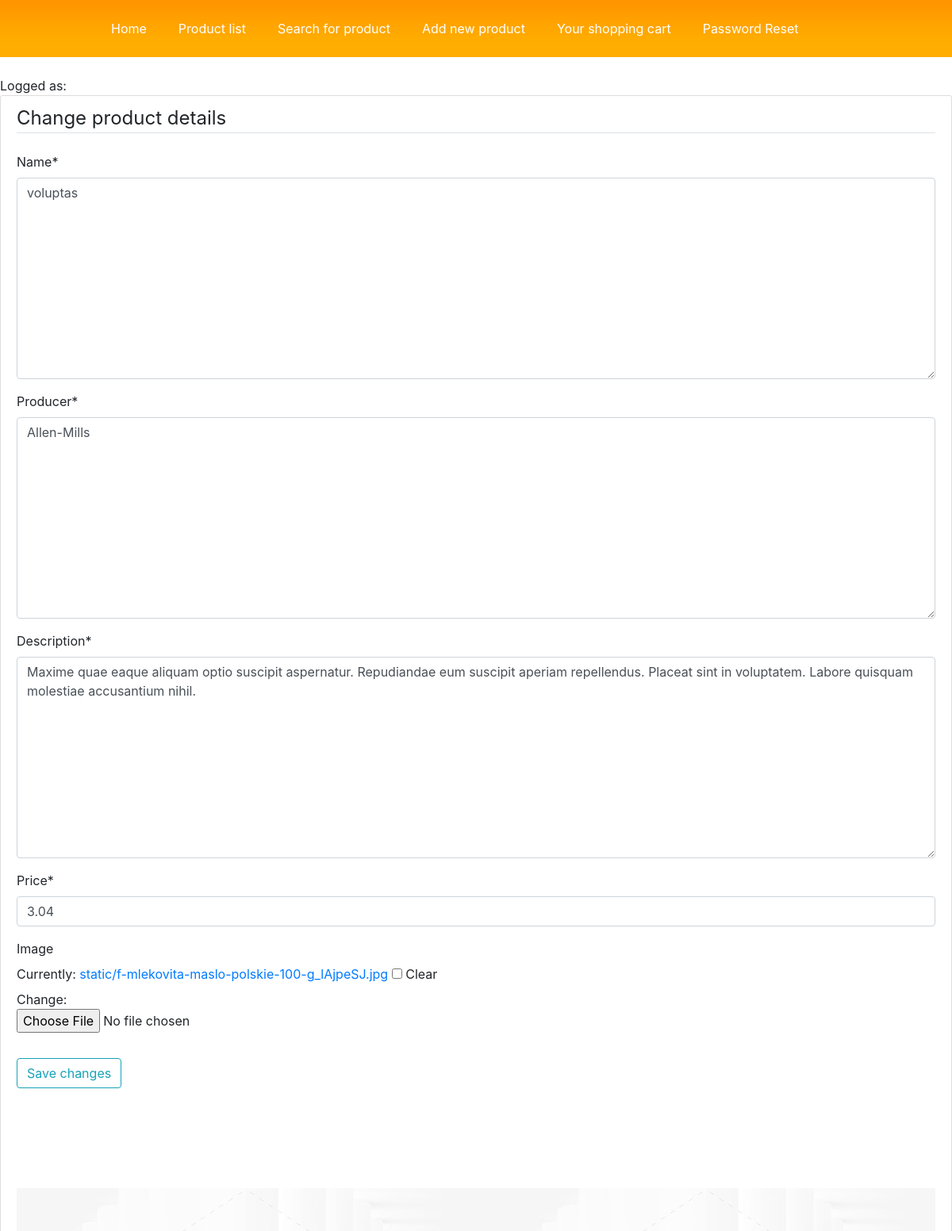
The page /edit_product/1/ (signed in, upper part) on the database as committed earlier.
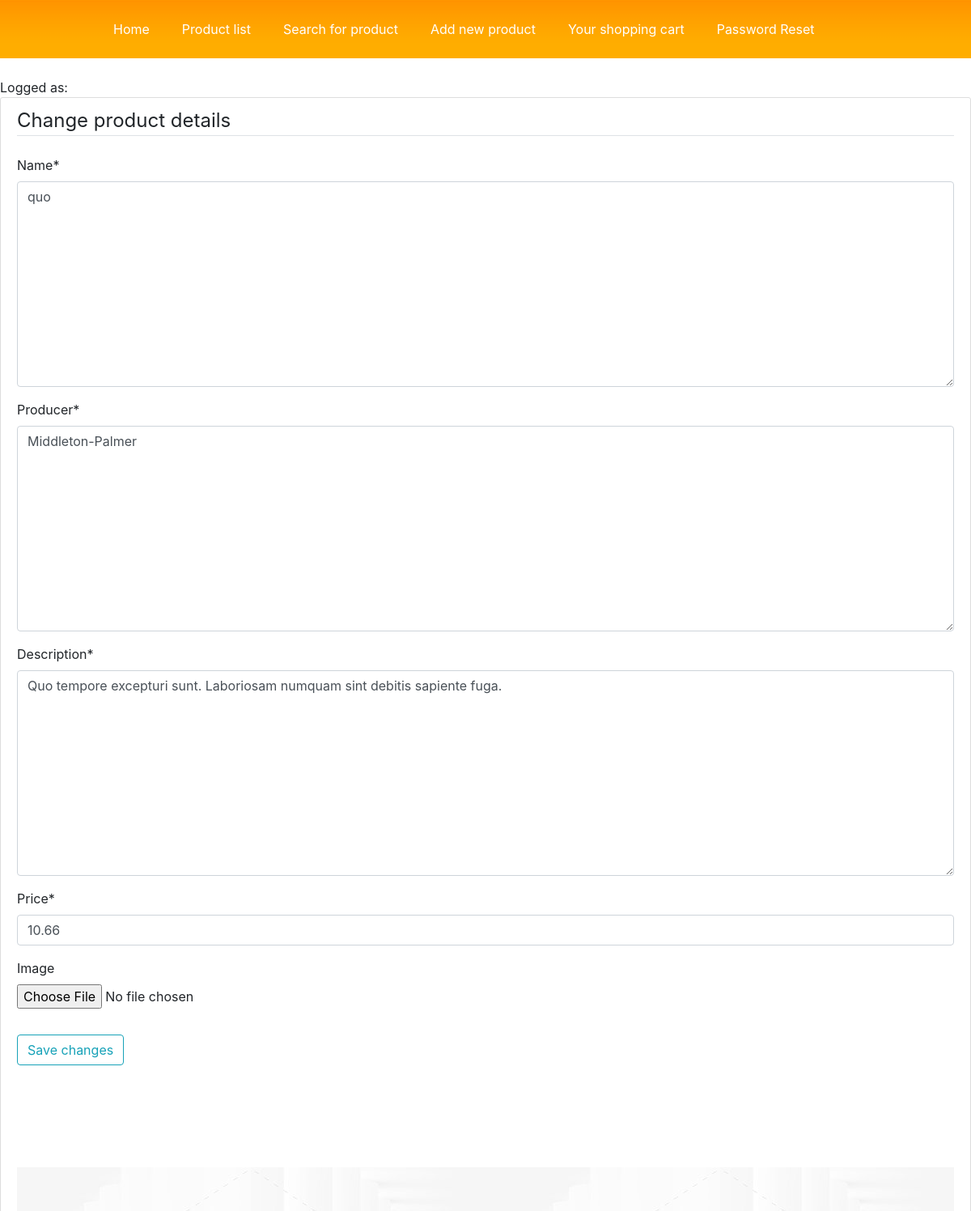
The same page on the database as committed later.
### Shop/models.py (models this page shows, shortened)
class Product(models.Model):
    name = models.TextField(max_length=100)
    producer = models.TextField(max_length=100)
    description = models.TextField()
    price = models.DecimalField(max_digits=10, decimal_places=2)
    image = models.ImageField(upload_to='static/', blank=True)
    image_thumbnail = ImageSpecField(source='image',
                                     processors=[ResizeToFill(50, 50)],
                                     format='JPEG',
                                     options={'quality': 60})

### Shop/views.py (the view, shortened to what this page needs)
# urls.py: url(r'^edit_product/(?P<pk>[0-9]+)/$', EditProductView.as_view(), name='edit_product'),
class EditProductView(PermissionRequiredMixin, generic.UpdateView):
    permission_required = 'shop.change_product'
    model = Product
    fields = ['name', 'producer', 'description', 'price', 'image']
    template_name = 'change_product.html'
    success_url = reverse_lazy('Shop:products_list')

### templates/change_product.html (shortened to what this page needs)
{% extends 'base.html' %}
{% load crispy_forms_tags %}
{% block content %}
   <div class="content-section">
       <form method="POST" enctype="multipart/form-data" >
           <fieldset class="form-group">
               <legend class="border-bottom mb-4">Change product details</legend>
               {{ form|crispy }}
           </fieldset>
           <div class="form-group">
               <button class="btn btn-outline-info" type="submit">Save changes</button>
           </div>
       </form>
{% endblock content %}

Rows that differ between the two databases and show on the page:
changed Product: name "voluptas" → "quo"; producer "Allen-Mills" → "Middleton-Palmer"; description "Maxime quae eaque aliquam optio suscipit aspernatur. Repudiandae eum suscipit aperiam repellendus. Placeat sint in voluptatem. Labore quisquam molestiae accusantium nihil." → "Quo tempore excepturi sunt. Laboriosam numquam sint debitis sapiente fuga."; price "3.04" → "10.66"
Other text that changed with them:
form field form: "☐" → (not shown)
text no longer shown: "Name * Producer * Description * Price * Image Currently: static/f-mlekovita-maslo-polskie-100-g_lAjpeSJ.jpg Clear Change:"
text now shown: "Name * Producer * Description * Price * Image"
